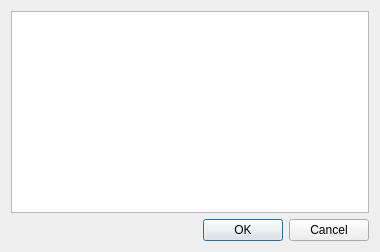
<?xml version="1.0" encoding="UTF-8"?>
<ui version="4.0">
 <class>NewMenu</class>
 <widget class="QDialog" name="NewMenu">
  <property name="windowModality">
   <enum>Qt::WindowModal</enum>
  </property>
  <property name="geometry">
   <rect>
    <x>0</x>
    <y>0</y>
    <width>380</width>
    <height>252</height>
   </rect>
  </property>
  <property name="windowTitle">
   <string>New...</string>
  </property>
  <property name="modal">
   <bool>false</bool>
  </property>
  <layout class="QVBoxLayout" name="verticalLayout">
   <item>
    <widget class="QListWidget" name="options"/>
   </item>
   <item>
    <widget class="QDialogButtonBox" name="buttonBox">
     <property name="orientation">
      <enum>Qt::Horizontal</enum>
     </property>
     <property name="standardButtons">
      <set>QDialogButtonBox::Cancel|QDialogButtonBox::Ok</set>
     </property>
    </widget>
   </item>
  </layout>
 </widget>
 <resources>
  <include location="rsrc.qrc"/>
 </resources>
 <connections>
  <connection>
   <sender>buttonBox</sender>
   <signal>accepted()</signal>
   <receiver>NewMenu</receiver>
   <slot>accept()</slot>
   <hints>
    <hint type="sourcelabel">
     <x>248</x>
     <y>254</y>
    </hint>
    <hint type="destinationlabel">
     <x>157</x>
     <y>274</y>
    </hint>
   </hints>
  </connection>
  <connection>
   <sender>buttonBox</sender>
   <signal>rejected()</signal>
   <receiver>NewMenu</receiver>
   <slot>reject()</slot>
   <hints>
    <hint type="sourcelabel">
     <x>316</x>
     <y>260</y>
    </hint>
    <hint type="destinationlabel">
     <x>286</x>
     <y>274</y>
    </hint>
   </hints>
  </connection>
 </connections>
</ui>
